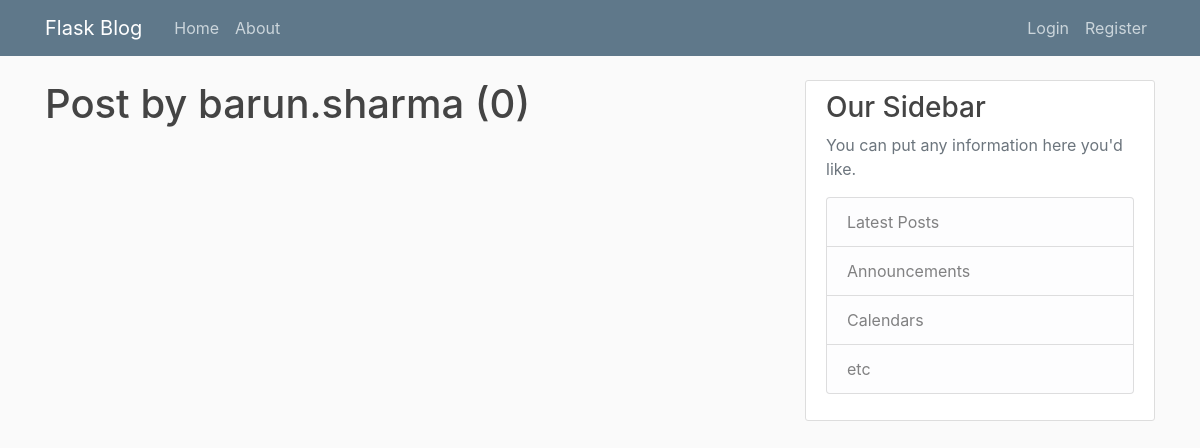
Page /user/barun.sharma on the earlier database version.
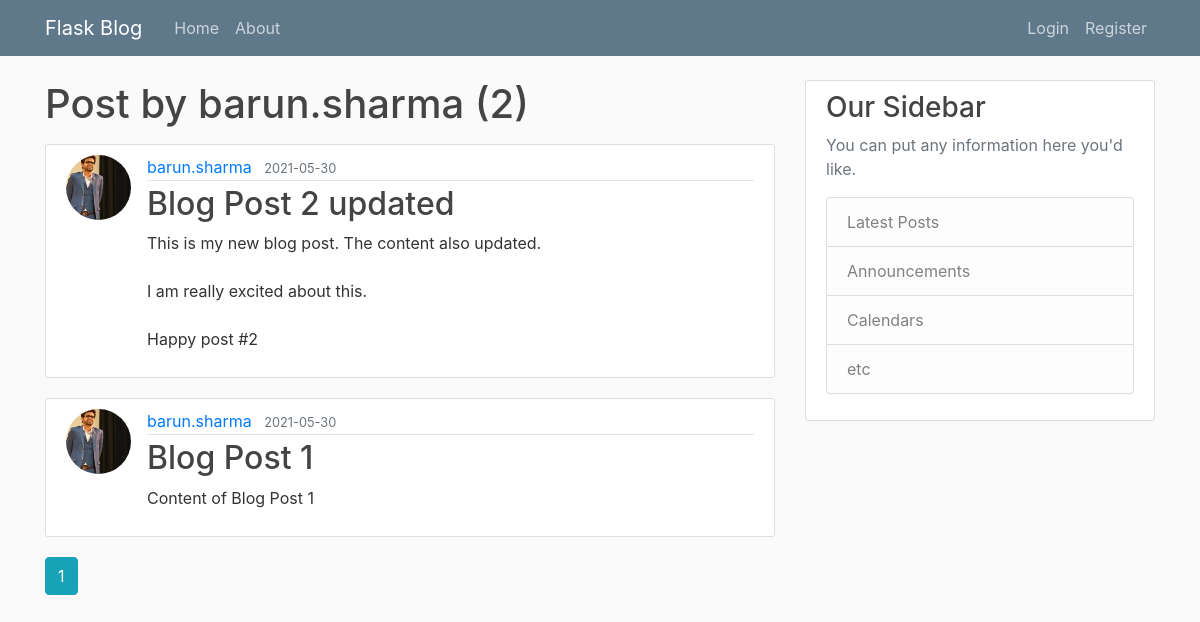
Same page on the later database version.
### flaskblog/models.py (models this page shows, shortened)
class User(db.Model, UserMixin):
    id = db.Column(db.Integer, primary_key=True)
    username = db.Column(db.String(20), unique=True, nullable=False)
    email = db.Column(db.String(120), unique=True, nullable=False)
    image_file = db.Column(db.String(20), nullable=False, default='default.jpg')
    password = db.Column(db.String(60), nullable=False)
    posts = db.relationship('Post', backref='author', lazy=True)

class Post(db.Model):
    id = db.Column(db.Integer, primary_key=True)
    title = db.Column(db.String(100), nullable=False)
    date_posted = db.Column(db.DateTime, nullable=False, default=datetime.utcnow)
    content = db.Column(db.Text, nullable=False)
    user_id = db.Column(db.Integer, db.ForeignKey('user.id'), nullable=False)

### flaskblog/routes.py (the view)
@app.route("/user/<string:username>")
def user(username):
    page = request.args.get('page', 1, type=int)
    user = User.query.filter_by(username=username).first_or_404()
    posts = Post.query.filter_by(author=user).\
        order_by(Post.date_posted.desc()).paginate(per_page=5, page=page)
    return render_template('user_posts.html', posts=posts, user=user)

### flaskblog/templates/user_posts.html
{% extends "layout.html" %}
{% block content %}
    <h1 class="mb-3">Post by {{ user.username }} ({{ posts.total }})</h1>
    {% for post in posts.items %}
        <article class="media content-section">
            <img class="rounded-circle article-img" src="{{ url_for('static', filename='profile_pics/' + post.author.image_file) }}">
            <div class="media-body">
                <div class="article-metadata">
                  <a class="mr-2" href="{{ url_for('user', username=post.author.username) }}">{{ post.author.username }}</a>
                  <small class="text-muted">{{ post.date_posted.strftime('%Y-%m-%d') }}</small>
                </div>
                <h2><a class="article-title" href="{{ url_for('post', post_id=post.id) }}">{{ post.title }}</a></h2>
                <p class="article-content">{{ post.content }}</p>
            </div>
        </article>
    {% endfor %}
    {% for page_num in posts.iter_pages(left_edge=1, right_edge=1, left_current=1, right_current=2) %}
        {% if page_num %}
            {% if posts.page == page_num %}
                <a class="btn btn-info mb-4" href="{{ url_for('user', username=user.username, page=page_num) }}">{{ page_num }}</a>
            {% else %}
                <a class="btn btn-outline-info mb-4" href="{{ url_for('user', username=user.username, page=page_num) }}">{{ page_num }}</a>
            {% endif %}
        {% else %}
            ...
        {% endif %}
    {% endfor %}
{% endblock content %}

### flaskblog/templates/layout.html (shortened to what this page needs)
<!DOCTYPE html>
<html>
<head>
    <link rel="stylesheet" href="https://maxcdn.bootstrapcdn.com/bootstrap/4.0.0/css/bootstrap.min.css">
    <link rel="stylesheet" type="text/css" href="{{ url_for('static', filename='main.css') }}">
</head>
<body>
    <header class="site-header">
      <nav class="navbar navbar-expand-md navbar-dark bg-steel fixed-top">
        <div class="container">
          <a class="navbar-brand mr-4" href="/">Flask Blog</a>
          <div class="collapse navbar-collapse" id="navbarToggle">
            <div class="navbar-nav mr-auto">
              <a class="nav-item nav-link" href="{{ url_for('home') }}">Home</a>
              <a class="nav-item nav-link" href="{{ url_for('about') }}">About</a>
            </div>
            <div class="navbar-nav">
                {% if current_user.is_authenticated %}
                    <a class="nav-item nav-link" href="{{ url_for('new_post') }}">New Post</a>
                    <a class="nav-item nav-link" href="{{ url_for('account') }}">Account</a>
                    <a class="nav-item nav-link" href="{{ url_for('logout') }}">Logout</a>
                {% else %}
                    <a class="nav-item nav-link" href="{{ url_for('login') }}">Login</a>
                    <a class="nav-item nav-link" href="{{ url_for('register') }}">Register</a>
                {% endif %}
            </div>
          </div>
        </div>
      </nav>
    </header>
    <main role="main" class="container">
      <div class="row">
        <div class="col-md-8">
          {% block content %}{% endblock %}
        </div>
        <div class="col-md-4">
          <div class="content-section">
            <h3>Our Sidebar</h3>
            <p class='text-muted'>You can put any information here you'd like.
              <ul class="list-group">
                <li class="list-group-item list-group-item-light">Latest Posts</li>
                <li class="list-group-item list-group-item-light">Announcements</li>
                <li class="list-group-item list-group-item-light">Calendars</li>
                <li class="list-group-item list-group-item-light">etc</li>
              </ul>
            </p>
          </div>
        </div>
      </div>
    </main>
</body>
</html>

### flaskblog/static/main.css (style rules this page uses)
body { background: #fafafa; color: #333333; margin-top: 5rem; }
h1, h2, h3, h4, h5, h6 { color: #444444; }
.bg-steel { background-color: #5f788a; }
.site-header .navbar-nav .nav-link { color: #cbd5db; }
.content-section { background: #ffffff; padding: 10px 20px; border: 1px solid #dddddd; border-radius: 3px; margin-bottom: 20px; }
.article-title { color: #444444; }
.article-content { white-space: pre-line; }
.article-img { height: 65px; width: 65px; margin-right: 16px; }
.article-metadata { padding-bottom: 1px; margin-bottom: 4px; border-bottom: 1px solid #e3e3e3 }

Differences in the rows shown:
added Post: image_file (picture), author.username "barun.sharma", date_posted "2021-05-30", title "Blog Post 2 updated", content "This is my new blog post. The content also updated. I am really excited about this. Happy post #2"
added Post: image_file (picture), author.username "barun.sharma", date_posted "2021-05-30", title "Blog Post 1", content "Content of Blog Post 1"
Other differences:
{{ posts.total }}: "0" → "2"
new list line: "1"
